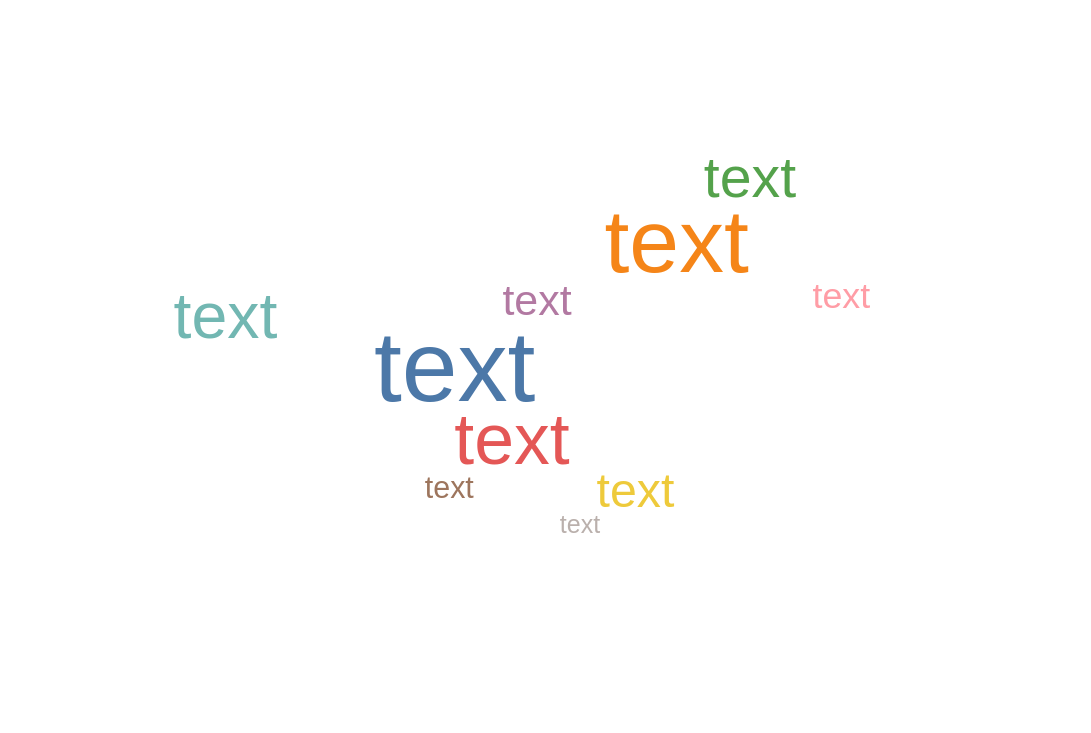

Vega-Lite specification for this chart:
### Vega specification from a JSON file in a GitHub repository (floating-point values rounded to 4 significant figures)
{"$schema": "https://vega.github.io/schema/vega/v6.json", "description": "A word cloud with no text encoding — all words show the constant 'text' placeholder.", "background": "white", "padding": 5, "width": 600, "height": 400, "style": "view", "data": [{"name": "source_0", "values": [{"category": "A", "count": 80}, {"category": "B", "count": 72}, {"category": "C", "count": 60}, {"category": "D", "count": 55}, {"category": "E", "count": 50}, {"category": "F", "count": 45}, {"category": "G", "count": 42}, {"category": "H", "count": 38}, {"category": "I", "count": 35}, {"category": "J", "count": 32}]}], "marks": [{"name": "marks", "type": "text", "style": ["wordcloud"], "from": {"data": "source_0"}, "encode": {"update": {"fill": {"scale": "color", "field": "category"}, "ariaRoleDescription": {"value": "wordcloud"}, "description": {"signal": "\"category: \" + (isValid(datum[\"category\"]) ? isArray(datum[\"category\"]) ? join(datum[\"category\"], ' ') : datum[\"category\"] : \"\"+datum[\"category\"]) + \"; count: \" + (format(datum[\"count\"], \"\"))"}, "text": {"value": "text"}, "align": {"value": "center"}, "baseline": {"value": "alphabetic"}, "x": {"field": "x"}, "y": {"field": "y"}, "fontSize": {"field": "fontSize"}, "angle": {"field": "rotate"}, "font": {"field": "font"}, "fontStyle": {"field": "fontStyle"}, "fontWeight": {"field": "fontWeight"}}}, "transform": [{"type": "wordcloud", "size": [{"signal": "width"}, {"signal": "height"}], "text": {"field": "datum.text"}, "fontSize": {"field": "datum.count"}, "fontSizeRange": [14, 56], "rotate": {"signal": "~~(random() * 3) * 45 - 45"}, "padding": 2}]}], "scales": [{"name": "color", "type": "ordinal", "domain": {"data": "source_0", "field": "category", "sort": true}, "range": "category"}]}
